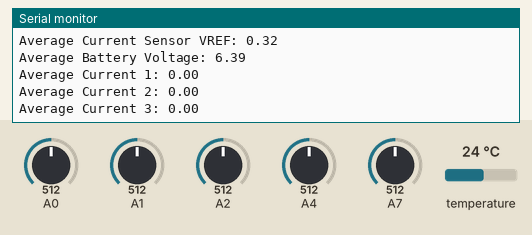
This sketch was run on a simulated Arduino Nano, built with avr-gcc and run on an emulated ATmega328P. Shown: the last lines printed to the serial monitor. The test bench sets the inputs (shaded band); at power-on: A7 = 512, A0 = 512, A1 = 512, A2 = 512, A4 = 512, temperature 24 °C.

Above: at 7.0 s.
7.1 s: A7 set to 801
At 8.0 s:
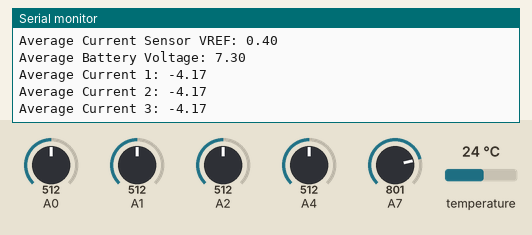
8.6 s: A7 set to 834
At 9.7 s:
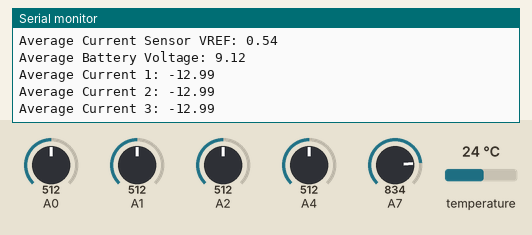
Timing chart, 0 to 11.6 s (numbered marks = the images above; inputs shaded):
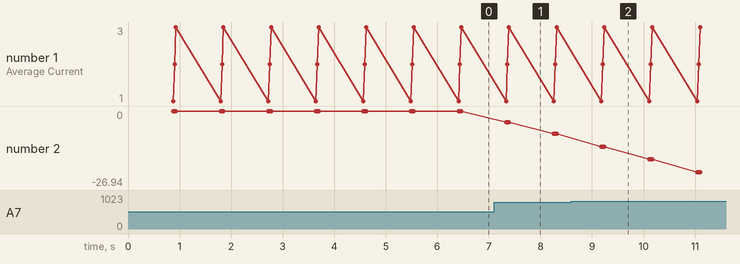

The sketch:

Test1_Temp_V1_V2.ino
```cpp
// Include the libraries we need
#include <OneWire.h>
#include <DallasTemperature.h>

// Data wire is plugged into port 2 on the Arduino
#define ONE_WIRE_BUS 2

// Setup a oneWire instance to communicate with any OneWire devices (not just Maxim/Dallas temperature ICs)
OneWire oneWire(ONE_WIRE_BUS);

// Pass our oneWire reference to Dallas Temperature.
DallasTemperature sensors(&oneWire);

// Define the reference voltage constant
const float VREF = 4.615;

// Define resistor values for the voltage divider
const float R1 = 226500; // 220k ohms
const float R2 = 12080;  // 12k ohms

const int numReadings = 50;
float temperatureReadings[numReadings];
float currentSensorVREFReadings[numReadings];
float batteryVoltageReadings[numReadings];
float currentSensor1Readings[numReadings];
float currentSensor2Readings[numReadings];
float currentSensor3Readings[numReadings];

int readIndex = 0;
float totalTemperature = 0;
float totalCurrentSensorVREF = 0;
float totalBatteryVoltage = 0;
float totalCurrentSensor1 = 0;
float totalCurrentSensor2 = 0;
float totalCurrentSensor3 = 0;

/*
 * The setup function. We only start the sensors here
 */
void setup(void)
{
  // start serial port
  Serial.begin(9600);

  // Start up the library
  sensors.begin();

  // Initialize all the readings to 0
  for (int thisReading = 0; thisReading < numReadings; thisReading++) {
    temperatureReadings[thisReading] = 0;
    currentSensorVREFReadings[thisReading] = 0;
    batteryVoltageReadings[thisReading] = 0;
    currentSensor1Readings[thisReading] = 0;
    currentSensor2Readings[thisReading] = 0;
    currentSensor3Readings[thisReading] = 0;
  }
}

/*
 * Main function, get and show the temperature and pin A7, A0 readings
 */
void loop(void)
{
  // request to all devices on the bus
  sensors.requestTemperatures();
  float temperature = sensors.getTempCByIndex(0);

  int sensorValueA7 = analogRead(A7);
  int sensorValueA0 = analogRead(A0);
  int sensorValueA1 = analogRead(A1);
  int sensorValueA2 = analogRead(A2);
  int sensorValueA4 = analogRead(A4);

  float Current_Sensor_VREF = sensorValueA7 * (VREF / 1023.0);
  float Battery_Voltage_Sensor = sensorValueA0 * (VREF / 1023.0);
  float Current_Sensor_1_Voltage_Sensor = sensorValueA1 * (VREF / 1023.0);
  float Current_Sensor_2_Voltage_Sensor = sensorValueA2 * (VREF / 1023.0);
  float Current_Sensor_3_Voltage_Sensor = sensorValueA4 * (VREF / 1023.0);

  float Battery_Voltage = Battery_Voltage_Sensor * (R1 + R2) / R2;
  float Current_1 = ((Current_Sensor_1_Voltage_Sensor - Current_Sensor_VREF) * 200) / 1.25;
  float Current_2 = ((Current_Sensor_2_Voltage_Sensor - Current_Sensor_VREF) * 200) / 1.25;
  float Current_3 = ((Current_Sensor_3_Voltage_Sensor - Current_Sensor_VREF) * 200) / 1.25;

  // Subtract the last reading
  totalTemperature -= temperatureReadings[readIndex];
  totalCurrentSensorVREF -= currentSensorVREFReadings[readIndex];
  totalBatteryVoltage -= batteryVoltageReadings[readIndex];
  totalCurrentSensor1 -= currentSensor1Readings[readIndex];
  totalCurrentSensor2 -= currentSensor2Readings[readIndex];
  totalCurrentSensor3 -= currentSensor3Readings[readIndex];

  // Add the new reading
  temperatureReadings[readIndex] = temperature;
  currentSensorVREFReadings[readIndex] = Current_Sensor_VREF;
  batteryVoltageReadings[readIndex] = Battery_Voltage;
  currentSensor1Readings[readIndex] = Current_1;
  currentSensor2Readings[readIndex] = Current_2;
  currentSensor3Readings[readIndex] = Current_3;

  totalTemperature += temperature;
  totalCurrentSensorVREF += Current_Sensor_VREF;
  totalBatteryVoltage += Battery_Voltage;
  totalCurrentSensor1 += Current_1;
  totalCurrentSensor2 += Current_2;
  totalCurrentSensor3 += Current_3;

  // Advance to the next position in the array
  readIndex = (readIndex + 1) % numReadings;

  // Calculate the average
  float averageTemperature = totalTemperature / numReadings;
  float averageCurrentSensorVREF = totalCurrentSensorVREF / numReadings;
  float averageBatteryVoltage = totalBatteryVoltage / numReadings;
  float averageCurrent1 = totalCurrentSensor1 / numReadings;
  float averageCurrent2 = totalCurrentSensor2 / numReadings;
  float averageCurrent3 = totalCurrentSensor3 / numReadings;

  // Print the averages
  Serial.print("Average Temperature: ");
  Serial.println(averageTemperature);
  Serial.print("Average Current Sensor VREF: ");
  Serial.println(averageCurrentSensorVREF);
  Serial.print("Average Battery Voltage: ");
  Serial.println(averageBatteryVoltage);
  Serial.print("Average Current 1: ");
  Serial.println(averageCurrent1);
  Serial.print("Average Current 2: ");
  Serial.println(averageCurrent2);
  Serial.print("Average Current 3: ");
  Serial.println(averageCurrent3);

  delay(50); // 10 times per second
}
```

Measured:
- after the input at 7.1 s, the serial monitor: prints a new line after 0.16 s (image 1)
- after the input at 8.6 s, the serial monitor: prints a new line after 0.58 s (image 2)
- plotted number 2: 0 → -8.34 after the input at 7.1 s, -8.34 → -26.94 after the input at 8.6 s
